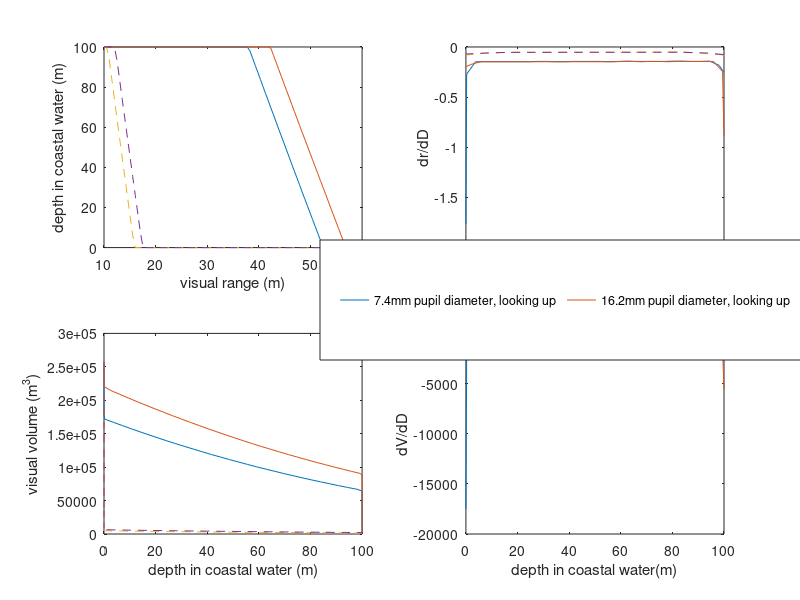

Reproduce this figure in MATLAB.
close all; clear all;

warning('If parameters or bounds are changed rerun constantDepthVals_rvsA to refresh values')

load('constantPupil_rvsd')

%% PLOT FIG 4

rangevsdepth=figure();

subplot(2,2,1)
line1=plot(rangeFOVValues,depthSolutions{1});
hold on;
line2=plot(rangeFOVValues,depthSolutions{2});
line3=plot(rangeFOVValues,depthSolutions{3},'--');
line4=plot(rangeFOVValues,depthSolutions{4},'--');
xlabel('visual range (m)'); ylabel('depth in coastal water (m)');

subplot(2,2,2)
plot(derivativeDepthValues{1},drdD{1});
hold on;
plot(derivativeDepthValues{2},drdD{2});
plot(derivativeDepthValues{3},drdD{3},'--');
plot(derivativeDepthValues{4},drdD{4},'--');
xlabel('depth in coastal water (m)'); ylabel('dr/dD');

subplot(2,2,3)
plot(depthSolutions{1},volumeSolution);
hold on;
plot(depthSolutions{2},volumeSolution);
plot(depthSolutions{3},volumeSolution,'--');
plot(depthSolutions{4},volumeSolution,'--');
xlabel('depth in coastal water (m)'); ylabel('visual volume (m^3)');

subplot(2,2,4)
plot(derivativeDepthValues{1},dVdD{1});
hold on;
plot(derivativeDepthValues{2},dVdD{2});
plot(derivativeDepthValues{3},dVdD{3},'--');
plot(derivativeDepthValues{4},dVdD{4},'--');
xlabel('depth in coastal water(m)'); ylabel('dV/dD');

hL = legend([line1,line2,line3,line4],...
    {'7.4mm pupil diameter, looking up','16.2mm pupil diameter, looking up',...
    '7.4mm pupil diameter, horizontal viewing','16.2mm pupil diameter, horizontal viewing'});

newPosition = [0.4 0.4 0.2 0.2];
newUnits = 'normalized';
set(hL,'Position', newPosition,'Units', newUnits,'Orientation','horizontal');